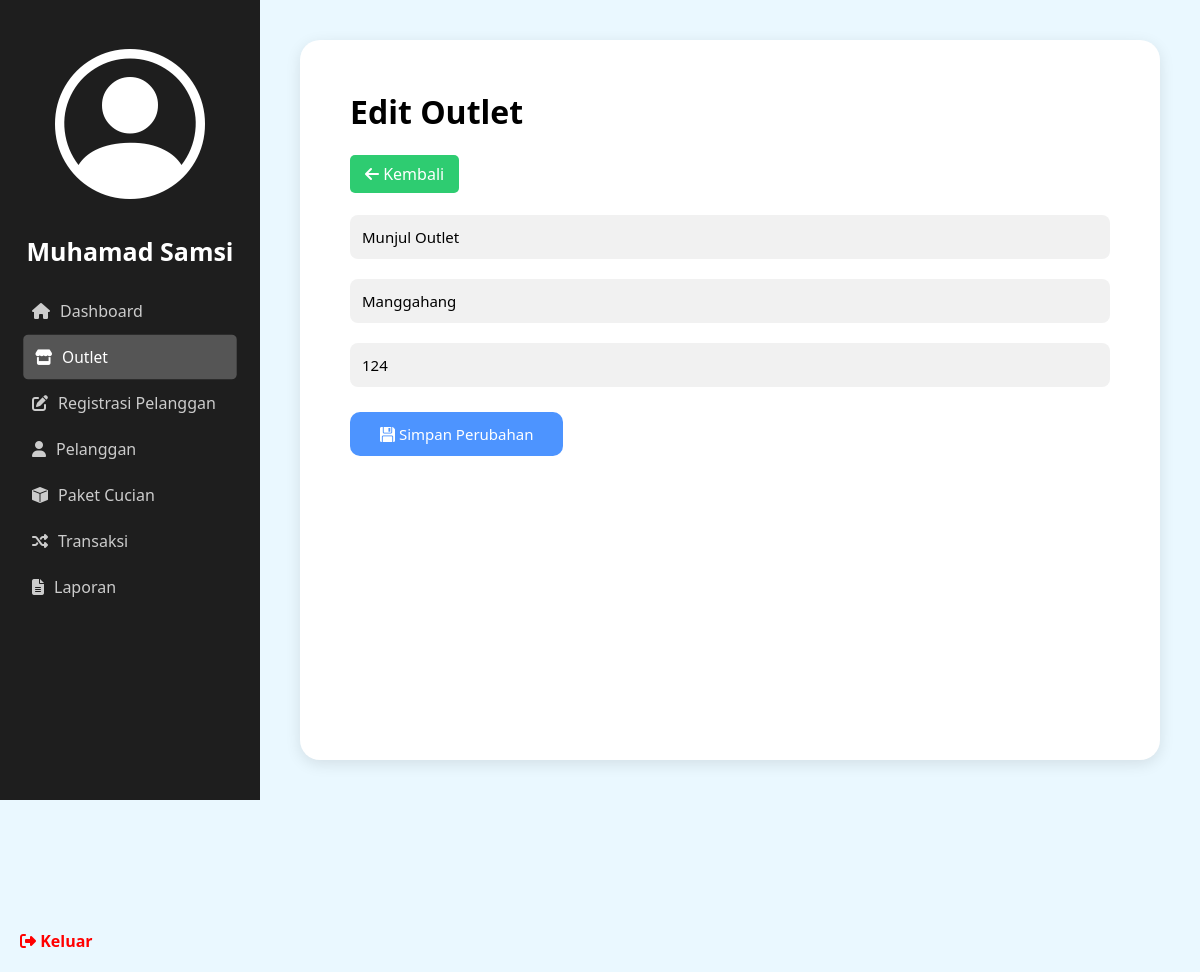
Screenshot of /admin/edit_outlet.php?id=6 (signed in) with the database file from the repository.
### tables this page shows
CREATE TABLE `tb_outlet` (
  `id` int(11) NOT NULL,
  `nama` varchar(100) DEFAULT NULL,
  `alamat` text DEFAULT NULL,
  `tlp` varchar(15) DEFAULT NULL
);

### admin/edit_outlet.php (the view, shortened to what this page needs)
<?php
include '../database/koneksi.php';
$id = $_GET['id'] ?? null;
$query = "SELECT * FROM tb_outlet WHERE id = '$id'";
$result = $koneksi->query($query);
$data = $result->fetch_assoc();
$namaUser = htmlspecialchars($_SESSION["nama"]);
?>
<!DOCTYPE html>
<html lang="id">
<head>
    <link rel="stylesheet" href="../style/style.css">
    <link rel="stylesheet" href="https://cdnjs.cloudflare.com/ajax/libs/font-awesome/6.4.0/css/all.min.css">
    <link rel="stylesheet" href="https://cdn.jsdelivr.net/npm/bootstrap-icons@1.11.3/font/bootstrap-icons.min.css">
</head>
<body>
<div class="container">
    <div class="sidebar">
        <div class="profile">
            <a href="user.php" style="color: inherit; text-decoration: none;">
                <div class="avatar"><i class="bi bi-person-circle"></i></div>
            </a>
            <h3><?= $namaUser ?></h3>
        </div>
        <ul class="menu">
            <a href="dashboard.php"><li><i class="fa fa-home"></i> Dashboard</li></a>
            <a href="outlet.php"><li class="active"><i class="fa fa-store"></i> Outlet</li></a>
            <a href="tambah_pelanggan.php"><li><i class="fa fa-edit"></i> Registrasi Pelanggan</li></a>
            <a href="pelanggan.php"><li><i class="fa fa-user"></i> Pelanggan</li></a>
            <a href="paket_cucian.php"><li><i class="bi bi-box-fill"></i> Paket Cucian</li></a>
            <a href="transaksi.php"><li><i class="fa fa-random"></i> Transaksi</li></a>
            <a href="laporan.php"><li><i class="fa fa-file-alt"></i> Laporan</li></a>
        </ul>
        <div class="logout">
            <a href="../index.php"><i class="fa fa-sign-out-alt"></i> Keluar</a>
        </div>
    </div>
    <div class="main-content">
        <div class="content-box">
            <div class="outlet-header">
                <h1>Edit Outlet</h1>
                <a href="outlet.php" class="btn-kembali"><i class="fa fa-arrow-left"></i> Kembali</a>
            </div>
            <form action="proses_edit_outlet.php" method="post">
                <input type="text" name="nama" placeholder="Nama Outlet" value="<?= htmlspecialchars($data['nama']) ?>" required>
                <input type="text" name="alamat" placeholder="Alamat" value="<?= htmlspecialchars($data['alamat']) ?>" required>
                <input type="text" name="tlp" placeholder="Telepon" value="<?= htmlspecialchars($data['tlp']) ?>" required>
                <button type="submit"><i class="bi bi-floppy-fill"></i> Simpan Perubahan</button>
            </form>
        </div>
    </div>
</div>
</body>
</html>

### style/style.css (style rules this page uses)
* { margin: 0; padding: 0; box-sizing: border-box; font-family: Arial, sans-serif; }
body, html { height: 100%; }
* { margin: 0; padding: 0; box-sizing: border-box; font-family: "Segoe UI", sans-serif; }
body { background-color: #eaf8ff; }
.container { display: flex; height: 100vh; }
.sidebar { width: 260px; background-color: #1e1e1e; color: white; display: flex; flex-direction: column; justify-content: space-between; }
.profile { text-align: center; padding: 20px 0; }
.avatar { font-size: 150px; border-radius: 50%; margin: 0 auto 10px auto; }
.profile h3 { font-weight: bold; font-size: 25px; }
.menu { list-style: none; padding: 0 20px; margin-bottom: 300px; }
.menu li { padding: 12px; cursor: pointer; display: flex; align-items: center; gap: 10px; color: #ccc; transition: background 0.3s; border-radius: 5px; }
.menu li.active, .menu li:hover { background-color: #555; color: white; border-radius: 5px; transform: scale(0.97); }
.logout { padding: 20px; color: red; cursor: pointer; font-weight: bold; display: flex; align-items: center; gap: 10px; }
.main-content { flex: 1; padding: 40px; }
.content-box { background-color: white; overflow-y: auto; padding: 50px; border-radius: 20px; box-shadow: 0 4px 15px rgba(0, 0, 0, 0.1); height: 100%; max-height: 100vh; }
.content-box h1 { margin-bottom: 30px; }
.menu a { text-decoration: none; color: inherit; }
.logout a, .logout a:visited { text-decoration: none; color: inherit; }
.btn-kembali { text-decoration: none; background-color: #2ecc71; color: white; padding: 8px 15px; border-radius: 5px; margin-bottom: 20px; }
.outlet-header { margin-bottom: 20px; }
form input[type="text"] { width: 100%; padding: 12px; margin: 10px 0; border: none; border-radius: 8px; background-color: #f1f1f1; font-size: 15px; }
form button { margin-top: 15px; background-color: #4d94ff; color: white; padding: 12px 30px; border: none; border-radius: 10px; font-size: 15px; cursor: pointer; transition: background-color 0.3s ease; }
button { margin-top: 15px; background-color: #4d94ff; color: white; padding: 12px 30px; border: none; border-radius: 10px; font-size: 15px; cursor: pointer; transition: background-color 0.3s ease; }

### rows the page displays
tb_outlet: nama "Munjul Outlet", alamat "Manggahang", tlp "124"

### other values shown
$namaUser "Muhamad Samsi"
